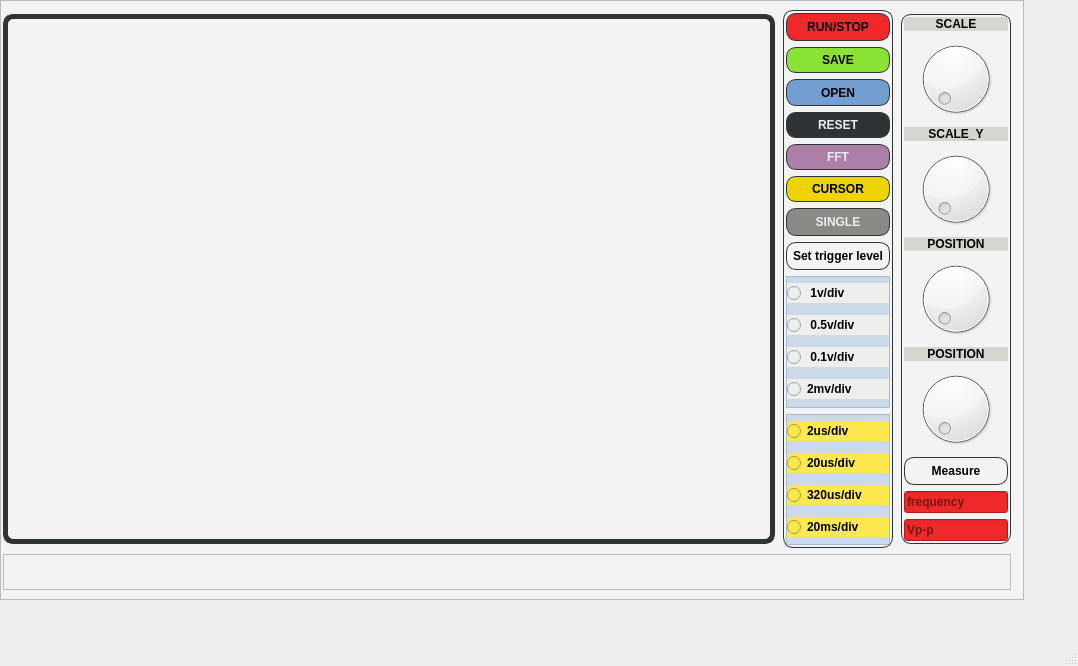
<?xml version="1.0" encoding="UTF-8"?>
<ui version="4.0">
 <class>MainWindow</class>
 <widget class="QMainWindow" name="MainWindow">
  <property name="geometry">
   <rect>
    <x>0</x>
    <y>0</y>
    <width>1078</width>
    <height>666</height>
   </rect>
  </property>
  <property name="windowTitle">
   <string>MainWindow</string>
  </property>
  <widget class="QWidget" name="centralwidget">
   <widget class="QFrame" name="frame">
    <property name="geometry">
     <rect>
      <x>0</x>
      <y>0</y>
      <width>1024</width>
      <height>600</height>
     </rect>
    </property>
    <property name="styleSheet">
     <string notr="true">background: rgba(114, 159, 207,80);
background-color: rgb(243, 243, 243);</string>
    </property>
    <property name="frameShape">
     <enum>QFrame::StyledPanel</enum>
    </property>
    <property name="frameShadow">
     <enum>QFrame::Raised</enum>
    </property>
    <layout class="QGridLayout" name="gridLayout">
     <property name="leftMargin">
      <number>0</number>
     </property>
     <item row="1" column="0" colspan="3">
      <widget class="QFrame" name="frame_2">
       <property name="sizePolicy">
        <sizepolicy hsizetype="Preferred" vsizetype="Expanding">
         <horstretch>0</horstretch>
         <verstretch>1</verstretch>
        </sizepolicy>
       </property>
       <property name="frameShape">
        <enum>QFrame::StyledPanel</enum>
       </property>
       <property name="frameShadow">
        <enum>QFrame::Raised</enum>
       </property>
      </widget>
     </item>
     <item row="0" column="1">
      <widget class="QFrame" name="frame_4">
       <property name="sizePolicy">
        <sizepolicy hsizetype="Expanding" vsizetype="Preferred">
         <horstretch>1</horstretch>
         <verstretch>0</verstretch>
        </sizepolicy>
       </property>
       <property name="maximumSize">
        <size>
         <width>110</width>
         <height>580</height>
        </size>
       </property>
       <property name="font">
        <font>
         <pointsize>5</pointsize>
        </font>
       </property>
       <property name="styleSheet">
        <string notr="true">#frame_4{border:1px solid;
border-radius:10px;
border-color: rgb(46, 52, 54);}
#pushButton
{border:1px solid;
border-radius:10px;
border-color: rgb(46, 52, 54);}
#pushButton_10
{border:1px solid;
border-radius:10px;
border-color: rgb(46, 52, 54);}
#pushButton_2
{border:1px solid;
border-radius:10px;
border-color: rgb(46, 52, 54);}
#pushButton_4
{border:1px solid;
border-radius:10px;
border-color: rgb(46, 52, 54);}
#pushButton_6
{border:1px solid;
border-radius:10px;
border-color: rgb(46, 52, 54);}
#pushButton_7
{border:1px solid;
border-radius:10px;
border-color: rgb(46, 52, 54);}
#pushButton_8
{border:1px solid;
border-radius:10px;
border-color: rgb(46, 52, 54);}
#pushButton_9
{border:1px solid;
border-radius:10px;
border-color: rgb(46, 52, 54);}</string>
       </property>
       <property name="frameShape">
        <enum>QFrame::StyledPanel</enum>
       </property>
       <property name="frameShadow">
        <enum>QFrame::Raised</enum>
       </property>
       <layout class="QVBoxLayout" name="verticalLayout">
        <property name="leftMargin">
         <number>2</number>
        </property>
        <property name="topMargin">
         <number>2</number>
        </property>
        <property name="rightMargin">
         <number>2</number>
        </property>
        <property name="bottomMargin">
         <number>2</number>
        </property>
        <item>
         <widget class="QPushButton" name="pushButton_6">
          <property name="sizePolicy">
           <sizepolicy hsizetype="Minimum" vsizetype="Expanding">
            <horstretch>0</horstretch>
            <verstretch>2</verstretch>
           </sizepolicy>
          </property>
          <property name="maximumSize">
           <size>
            <width>16777215</width>
            <height>28</height>
           </size>
          </property>
          <property name="font">
           <font>
            <pointsize>9</pointsize>
            <weight>75</weight>
            <bold>true</bold>
           </font>
          </property>
          <property name="styleSheet">
           <string notr="true">background-color: rgb(239, 41, 41);</string>
          </property>
          <property name="text">
           <string>RUN/STOP</string>
          </property>
          <property name="iconSize">
           <size>
            <width>16</width>
            <height>16</height>
           </size>
          </property>
         </widget>
        </item>
        <item>
         <widget class="QPushButton" name="pushButton_7">
          <property name="sizePolicy">
           <sizepolicy hsizetype="Minimum" vsizetype="Expanding">
            <horstretch>0</horstretch>
            <verstretch>1</verstretch>
           </sizepolicy>
          </property>
          <property name="maximumSize">
           <size>
            <width>16777215</width>
            <height>28</height>
           </size>
          </property>
          <property name="font">
           <font>
            <pointsize>9</pointsize>
            <weight>75</weight>
            <bold>true</bold>
           </font>
          </property>
          <property name="styleSheet">
           <string notr="true">background-color: rgb(138, 226, 52);</string>
          </property>
          <property name="text">
           <string>SAVE</string>
          </property>
         </widget>
        </item>
        <item>
         <widget class="QPushButton" name="pushButton_8">
          <property name="sizePolicy">
           <sizepolicy hsizetype="Minimum" vsizetype="Expanding">
            <horstretch>0</horstretch>
            <verstretch>1</verstretch>
           </sizepolicy>
          </property>
          <property name="maximumSize">
           <size>
            <width>16777215</width>
            <height>28</height>
           </size>
          </property>
          <property name="font">
           <font>
            <pointsize>9</pointsize>
            <weight>75</weight>
            <bold>true</bold>
           </font>
          </property>
          <property name="styleSheet">
           <string notr="true">background-color: rgb(114, 159, 207);</string>
          </property>
          <property name="text">
           <string>OPEN</string>
          </property>
         </widget>
        </item>
        <item>
         <widget class="QPushButton" name="pushButton_9">
          <property name="sizePolicy">
           <sizepolicy hsizetype="Minimum" vsizetype="Expanding">
            <horstretch>0</horstretch>
            <verstretch>1</verstretch>
           </sizepolicy>
          </property>
          <property name="maximumSize">
           <size>
            <width>16777215</width>
            <height>28</height>
           </size>
          </property>
          <property name="font">
           <font>
            <pointsize>9</pointsize>
            <weight>75</weight>
            <bold>true</bold>
           </font>
          </property>
          <property name="styleSheet">
           <string notr="true">background-color: rgb(46, 52, 54);
color: rgb(238, 238, 236);</string>
          </property>
          <property name="text">
           <string>RESET</string>
          </property>
         </widget>
        </item>
        <item>
         <widget class="QPushButton" name="pushButton_10">
          <property name="sizePolicy">
           <sizepolicy hsizetype="Minimum" vsizetype="Expanding">
            <horstretch>0</horstretch>
            <verstretch>1</verstretch>
           </sizepolicy>
          </property>
          <property name="maximumSize">
           <size>
            <width>16777215</width>
            <height>28</height>
           </size>
          </property>
          <property name="font">
           <font>
            <pointsize>9</pointsize>
            <weight>75</weight>
            <bold>true</bold>
           </font>
          </property>
          <property name="styleSheet">
           <string notr="true">background-color: rgb(46, 52, 54);
background-color: rgb(173, 127, 168);
color: rgb(238, 238, 236);</string>
          </property>
          <property name="text">
           <string>FFT</string>
          </property>
         </widget>
        </item>
        <item>
         <widget class="QPushButton" name="pushButton">
          <property name="sizePolicy">
           <sizepolicy hsizetype="Minimum" vsizetype="Expanding">
            <horstretch>0</horstretch>
            <verstretch>1</verstretch>
           </sizepolicy>
          </property>
          <property name="maximumSize">
           <size>
            <width>16777215</width>
            <height>28</height>
           </size>
          </property>
          <property name="font">
           <font>
            <pointsize>9</pointsize>
            <weight>75</weight>
            <bold>true</bold>
           </font>
          </property>
          <property name="styleSheet">
           <string notr="true">background-color: rgb(237, 212, 0);</string>
          </property>
          <property name="text">
           <string>CURSOR</string>
          </property>
         </widget>
        </item>
        <item>
         <widget class="QPushButton" name="pushButton_4">
          <property name="minimumSize">
           <size>
            <width>0</width>
            <height>28</height>
           </size>
          </property>
          <property name="font">
           <font>
            <pointsize>9</pointsize>
            <weight>75</weight>
            <bold>true</bold>
           </font>
          </property>
          <property name="styleSheet">
           <string notr="true">background-color: rgb(136, 138, 133);
color: rgb(238, 238, 236);</string>
          </property>
          <property name="text">
           <string>SINGLE</string>
          </property>
         </widget>
        </item>
        <item>
         <widget class="QPushButton" name="pushButton_2">
          <property name="minimumSize">
           <size>
            <width>0</width>
            <height>28</height>
           </size>
          </property>
          <property name="maximumSize">
           <size>
            <width>16777215</width>
            <height>28</height>
           </size>
          </property>
          <property name="font">
           <font>
            <pointsize>9</pointsize>
            <weight>75</weight>
            <bold>true</bold>
           </font>
          </property>
          <property name="text">
           <string>Set trigger level</string>
          </property>
         </widget>
        </item>
        <item>
         <widget class="QFrame" name="frame_5">
          <property name="sizePolicy">
           <sizepolicy hsizetype="Preferred" vsizetype="Expanding">
            <horstretch>0</horstretch>
            <verstretch>5</verstretch>
           </sizepolicy>
          </property>
          <property name="styleSheet">
           <string notr="true">background-color: rgba(114, 159, 207,80);</string>
          </property>
          <property name="frameShape">
           <enum>QFrame::StyledPanel</enum>
          </property>
          <property name="frameShadow">
           <enum>QFrame::Raised</enum>
          </property>
          <layout class="QVBoxLayout" name="verticalLayout_5">
           <property name="leftMargin">
            <number>0</number>
           </property>
           <property name="topMargin">
            <number>0</number>
           </property>
           <property name="rightMargin">
            <number>0</number>
           </property>
           <property name="bottomMargin">
            <number>0</number>
           </property>
           <item>
            <widget class="QRadioButton" name="radioButton">
             <property name="font">
              <font>
               <pointsize>9</pointsize>
               <weight>75</weight>
               <bold>true</bold>
              </font>
             </property>
             <property name="styleSheet">
              <string notr="true">background-color: rgb(238, 238, 236);</string>
             </property>
             <property name="text">
              <string> 1v/div</string>
             </property>
            </widget>
           </item>
           <item>
            <widget class="QRadioButton" name="radioButton_2">
             <property name="font">
              <font>
               <pointsize>9</pointsize>
               <weight>75</weight>
               <bold>true</bold>
              </font>
             </property>
             <property name="styleSheet">
              <string notr="true">background-color: rgb(238, 238, 236);</string>
             </property>
             <property name="text">
              <string> 0.5v/div</string>
             </property>
            </widget>
           </item>
           <item>
            <widget class="QRadioButton" name="radioButton_7">
             <property name="font">
              <font>
               <pointsize>9</pointsize>
               <weight>75</weight>
               <bold>true</bold>
              </font>
             </property>
             <property name="styleSheet">
              <string notr="true">background-color: rgb(238, 238, 236);</string>
             </property>
             <property name="text">
              <string> 0.1v/div</string>
             </property>
            </widget>
           </item>
           <item>
            <widget class="QRadioButton" name="radioButton_3">
             <property name="font">
              <font>
               <pointsize>9</pointsize>
               <weight>75</weight>
               <bold>true</bold>
              </font>
             </property>
             <property name="layoutDirection">
              <enum>Qt::LeftToRight</enum>
             </property>
             <property name="styleSheet">
              <string notr="true">background-color: rgb(238, 238, 236);</string>
             </property>
             <property name="text">
              <string>2mv/div</string>
             </property>
            </widget>
           </item>
          </layout>
         </widget>
        </item>
        <item>
         <widget class="QFrame" name="frame_6">
          <property name="sizePolicy">
           <sizepolicy hsizetype="Preferred" vsizetype="Expanding">
            <horstretch>0</horstretch>
            <verstretch>5</verstretch>
           </sizepolicy>
          </property>
          <property name="styleSheet">
           <string notr="true">background-color: rgba(114, 159, 207,80);</string>
          </property>
          <property name="frameShape">
           <enum>QFrame::StyledPanel</enum>
          </property>
          <property name="frameShadow">
           <enum>QFrame::Raised</enum>
          </property>
          <layout class="QVBoxLayout" name="verticalLayout_6">
           <property name="leftMargin">
            <number>0</number>
           </property>
           <property name="topMargin">
            <number>0</number>
           </property>
           <property name="rightMargin">
            <number>0</number>
           </property>
           <property name="bottomMargin">
            <number>0</number>
           </property>
           <item>
            <widget class="QRadioButton" name="radioButton_4">
             <property name="font">
              <font>
               <pointsize>9</pointsize>
               <weight>75</weight>
               <bold>true</bold>
              </font>
             </property>
             <property name="styleSheet">
              <string notr="true">background-color: rgb(252, 233, 79);</string>
             </property>
             <property name="text">
              <string>2us/div</string>
             </property>
            </widget>
           </item>
           <item>
            <widget class="QRadioButton" name="radioButton_5">
             <property name="font">
              <font>
               <pointsize>9</pointsize>
               <weight>75</weight>
               <bold>true</bold>
              </font>
             </property>
             <property name="styleSheet">
              <string notr="true">background-color: rgb(252, 233, 79);</string>
             </property>
             <property name="text">
              <string>20us/div</string>
             </property>
            </widget>
           </item>
           <item>
            <widget class="QRadioButton" name="radioButton_8">
             <property name="font">
              <font>
               <pointsize>9</pointsize>
               <weight>75</weight>
               <bold>true</bold>
              </font>
             </property>
             <property name="styleSheet">
              <string notr="true">background-color: rgb(252, 233, 79);</string>
             </property>
             <property name="text">
              <string>320us/div</string>
             </property>
            </widget>
           </item>
           <item>
            <widget class="QRadioButton" name="radioButton_6">
             <property name="font">
              <font>
               <pointsize>9</pointsize>
               <weight>75</weight>
               <bold>true</bold>
              </font>
             </property>
             <property name="styleSheet">
              <string notr="true">background-color: rgb(252, 233, 79);</string>
             </property>
             <property name="text">
              <string>20ms/div</string>
             </property>
            </widget>
           </item>
          </layout>
         </widget>
        </item>
       </layout>
      </widget>
     </item>
     <item row="0" column="2">
      <widget class="QFrame" name="frame_3">
       <property name="sizePolicy">
        <sizepolicy hsizetype="Expanding" vsizetype="Preferred">
         <horstretch>1</horstretch>
         <verstretch>0</verstretch>
        </sizepolicy>
       </property>
       <property name="maximumSize">
        <size>
         <width>110</width>
         <height>530</height>
        </size>
       </property>
       <property name="styleSheet">
        <string notr="true">#frame_3{border:1px solid;
border-radius:10px;
border-color: rgb(46, 52, 54);}

#pushButton_3{border:1px solid;
border-radius:10px;
border-color: rgb(46, 52, 54);}</string>
       </property>
       <property name="frameShape">
        <enum>QFrame::StyledPanel</enum>
       </property>
       <property name="frameShadow">
        <enum>QFrame::Raised</enum>
       </property>
       <layout class="QVBoxLayout" name="verticalLayout_2">
        <property name="leftMargin">
         <number>2</number>
        </property>
        <property name="topMargin">
         <number>2</number>
        </property>
        <property name="rightMargin">
         <number>2</number>
        </property>
        <property name="bottomMargin">
         <number>2</number>
        </property>
        <item>
         <widget class="QLabel" name="label_7">
          <property name="font">
           <font>
            <pointsize>9</pointsize>
            <weight>75</weight>
            <bold>true</bold>
           </font>
          </property>
          <property name="styleSheet">
           <string notr="true">background-color: rgb(211, 215, 207);</string>
          </property>
          <property name="text">
           <string>SCALE</string>
          </property>
          <property name="alignment">
           <set>Qt::AlignCenter</set>
          </property>
         </widget>
        </item>
        <item>
         <widget class="QDial" name="dial">
          <property name="sizePolicy">
           <sizepolicy hsizetype="Expanding" vsizetype="Expanding">
            <horstretch>0</horstretch>
            <verstretch>1</verstretch>
           </sizepolicy>
          </property>
         </widget>
        </item>
        <item>
         <widget class="QLabel" name="label_10">
          <property name="font">
           <font>
            <pointsize>9</pointsize>
            <weight>75</weight>
            <bold>true</bold>
           </font>
          </property>
          <property name="styleSheet">
           <string notr="true">background-color: rgb(211, 215, 207);</string>
          </property>
          <property name="text">
           <string>SCALE_Y</string>
          </property>
          <property name="alignment">
           <set>Qt::AlignCenter</set>
          </property>
         </widget>
        </item>
        <item>
         <widget class="QDial" name="dial_4">
          <property name="sizePolicy">
           <sizepolicy hsizetype="Expanding" vsizetype="Expanding">
            <horstretch>0</horstretch>
            <verstretch>1</verstretch>
           </sizepolicy>
          </property>
         </widget>
        </item>
        <item>
         <widget class="QLabel" name="label_8">
          <property name="font">
           <font>
            <pointsize>9</pointsize>
            <weight>75</weight>
            <bold>true</bold>
           </font>
          </property>
          <property name="styleSheet">
           <string notr="true">background-color: rgb(211, 215, 207);</string>
          </property>
          <property name="text">
           <string>POSITION</string>
          </property>
          <property name="alignment">
           <set>Qt::AlignCenter</set>
          </property>
         </widget>
        </item>
        <item>
         <widget class="QDial" name="dial_3">
          <property name="sizePolicy">
           <sizepolicy hsizetype="Preferred" vsizetype="Expanding">
            <horstretch>0</horstretch>
            <verstretch>1</verstretch>
           </sizepolicy>
          </property>
         </widget>
        </item>
        <item>
         <widget class="QLabel" name="label_9">
          <property name="font">
           <font>
            <pointsize>9</pointsize>
            <weight>75</weight>
            <bold>true</bold>
           </font>
          </property>
          <property name="styleSheet">
           <string notr="true">background-color: rgb(211, 215, 207);</string>
          </property>
          <property name="text">
           <string>POSITION</string>
          </property>
          <property name="alignment">
           <set>Qt::AlignCenter</set>
          </property>
         </widget>
        </item>
        <item>
         <widget class="QDial" name="dial_2">
          <property name="sizePolicy">
           <sizepolicy hsizetype="Preferred" vsizetype="Expanding">
            <horstretch>0</horstretch>
            <verstretch>1</verstretch>
           </sizepolicy>
          </property>
         </widget>
        </item>
        <item>
         <widget class="QPushButton" name="pushButton_3">
          <property name="minimumSize">
           <size>
            <width>0</width>
            <height>28</height>
           </size>
          </property>
          <property name="font">
           <font>
            <pointsize>9</pointsize>
            <weight>75</weight>
            <bold>true</bold>
           </font>
          </property>
          <property name="text">
           <string>Measure</string>
          </property>
         </widget>
        </item>
        <item>
         <widget class="QLineEdit" name="lineEdit">
          <property name="sizePolicy">
           <sizepolicy hsizetype="Expanding" vsizetype="Fixed">
            <horstretch>0</horstretch>
            <verstretch>1</verstretch>
           </sizepolicy>
          </property>
          <property name="font">
           <font>
            <pointsize>9</pointsize>
            <weight>75</weight>
            <bold>true</bold>
           </font>
          </property>
          <property name="styleSheet">
           <string notr="true">background-color: rgba(114, 159, 207,80);
background-color: rgb(239, 41, 41);</string>
          </property>
          <property name="placeholderText">
           <string>frequency</string>
          </property>
         </widget>
        </item>
        <item>
         <widget class="QLineEdit" name="lineEdit_2">
          <property name="font">
           <font>
            <pointsize>9</pointsize>
            <weight>75</weight>
            <bold>true</bold>
           </font>
          </property>
          <property name="styleSheet">
           <string notr="true">background-color: rgba(114, 159, 207,80);
background-color: rgb(239, 41, 41);</string>
          </property>
          <property name="placeholderText">
           <string>Vp-p</string>
          </property>
         </widget>
        </item>
       </layout>
      </widget>
     </item>
     <item row="0" column="0">
      <widget class="QChartView" name="widget" native="true">
       <property name="sizePolicy">
        <sizepolicy hsizetype="Expanding" vsizetype="Expanding">
         <horstretch>7</horstretch>
         <verstretch>15</verstretch>
        </sizepolicy>
       </property>
       <property name="maximumSize">
        <size>
         <width>772</width>
         <height>530</height>
        </size>
       </property>
       <property name="styleSheet">
        <string notr="true">border:5px solid;
border-radius:10px;
border-color: rgb(46, 52, 54);
</string>
       </property>
      </widget>
     </item>
    </layout>
   </widget>
  </widget>
  <widget class="QMenuBar" name="menubar">
   <property name="geometry">
    <rect>
     <x>0</x>
     <y>0</y>
     <width>1078</width>
     <height>28</height>
    </rect>
   </property>
  </widget>
  <widget class="QStatusBar" name="statusbar"/>
 </widget>
 <customwidgets>
  <customwidget>
   <class>QChartView</class>
   <extends>QWidget</extends>
   <header location="global">qchartview.h</header>
   <container>1</container>
  </customwidget>
 </customwidgets>
 <resources/>
 <connections/>
</ui>
